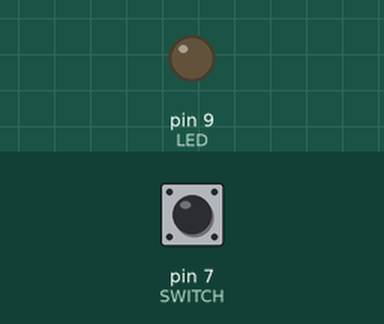
Bench run of a sketch on a simulated Arduino Uno, built with avr-gcc and run on an emulated ATmega328P. On the bench: output pins drawn as LEDs (lit = HIGH). The inputs (shaded band) are chosen by the test bench; at power-on: pin 7 (SWITCH) LOW.

Above: at 1.2 s.
1.3 s: pin 7 (SWITCH) pulled HIGH for 1 s
At 1.63 s:
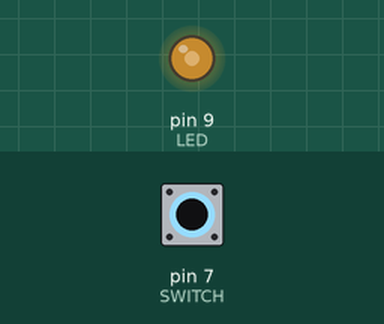
At 3.3 s:
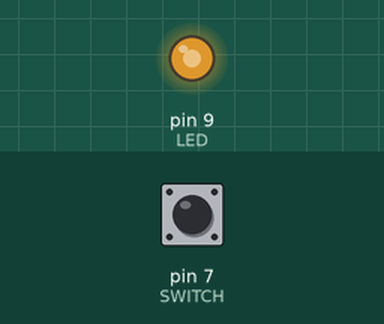
3.8 s: pin 7 (SWITCH) pulled HIGH for 0.15 s
At 5.1 s:
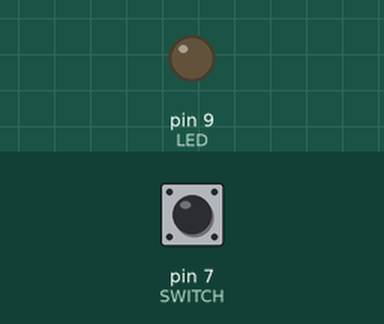
5.4 s: pin 7 (SWITCH) pulled HIGH for 3.2 s
Timing chart, 0 to 10.1 s (numbered marks = the images above; inputs shaded):
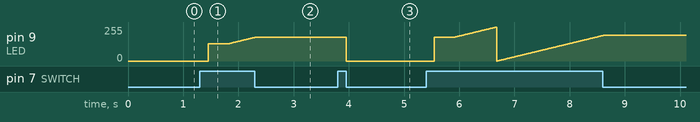

Measured:
- after the input at 1.3 s, pin 9 (LED): moves from 0/255 to 178/255 over 0.85 s, starting after 0.15 s
- after the input at 3.8 s, pin 9 (LED): 178/255 → 0/255 after 0.15 s

The sketch:

ch5_holdbutton.ino
```cpp
/*
 * getting started with arduino
 * ch5 button toggle, brightness cycle
 * 5/22/18
 */

const int LED = 9;
const int SWITCH = 7;
int val = 0;
int oval= 0;
int state= 0;

int brightness = 128;
unsigned long startTime = 0 ;

void setup() {
  // put your setup code here, to run once:
  pinMode(LED,OUTPUT);
  pinMode(SWITCH,INPUT);
}

void loop() {
  val = digitalRead(SWITCH);

  //First time pressed (from unpressed)
  if((val == HIGH) && (oval == LOW)){
    state = 1 - state;//change state
    startTime = millis();
    delay(150);
  }

  //if this is a press and hold
  if((val == HIGH) && (oval == HIGH)){
    //if we are on, and it has been held
    if (state == 1 && (millis() - startTime > 500)){
      brightness ++;
      delay(10);
    }
    if(brightness > 255){//too bright? cycle
      brightness = 0;
    }
  }

  oval = val;//update old value
  if (state == 1){//if on, send out on status[ppp
    analogWrite(LED,brightness);
  }
  else{
    analogWrite(LED,0);
  }
}
```
